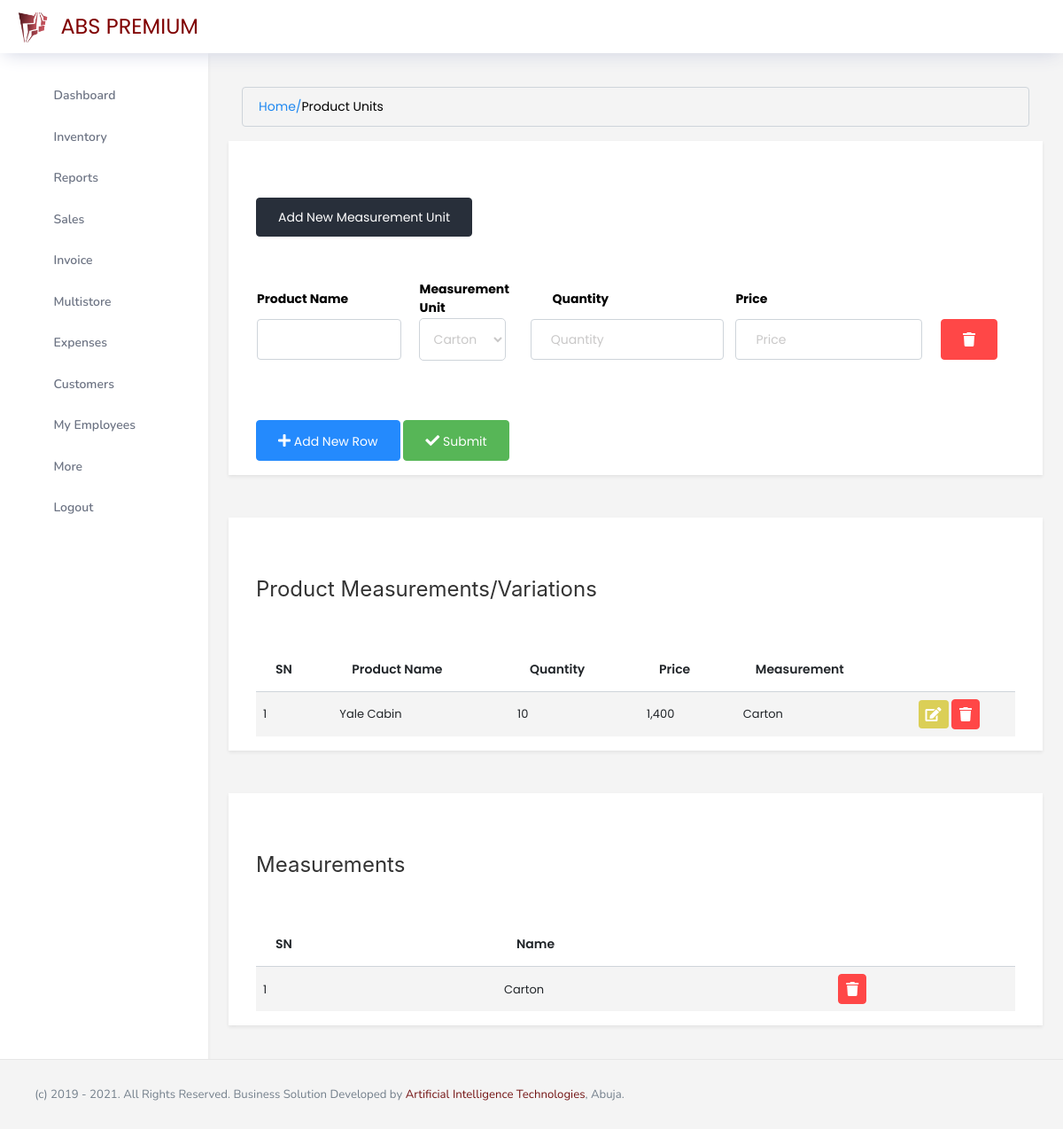
/views/product_measurement (signed in), run on the app's committed database.
### tables this page shows
CREATE TABLE `product_measurement` (
  `id` int(11) NOT NULL,
  `product_id` varchar(255) DEFAULT NULL,
  `measurement_qty` int(11) DEFAULT NULL,
  `measurement_price` int(11) DEFAULT NULL,
  `measurement_unit` varchar(100) DEFAULT NULL,
  `measurement_id` varchar(255) DEFAULT NULL
);

CREATE TABLE `product` (
  `id` int(11) NOT NULL,
  `product_name` varchar(150) DEFAULT NULL,
  `measurement_unit` varchar(255) DEFAULT NULL,
  `product_id` varchar(150) DEFAULT NULL,
  `po_number` varchar(255) DEFAULT NULL,
  `store_id` varchar(11) DEFAULT NULL,
  `barcode_id` varchar(50) DEFAULT NULL,
  `order_number` varchar(150) DEFAULT NULL,
  `quantity` int(11) DEFAULT NULL,
  `max_to_sell` int(11) DEFAULT NULL,
  `product_price` int(11) DEFAULT NULL,
  `cost_price` double DEFAULT NULL,
  `product_discount` double DEFAULT 0,
  `quantity_rem` int(11) DEFAULT 0,
  `pvld_restrict_sales` int(11) DEFAULT 0,
  `reorder_level` int(11) DEFAULT 0,
  `price_level_qty_above` int(11) DEFAULT 0,
  `price_level_qty_below` int(11) DEFAULT 0,
  `price_level_amount` double DEFAULT 0,
  `pexpiry_date` date DEFAULT '0000-00-00',
  `received_status` int(1) NOT NULL DEFAULT 0
);

CREATE TABLE `measurement_units` (
  `id` int(11) NOT NULL,
  `unit_name` varchar(255) DEFAULT NULL,
  `unit_id` varchar(255) DEFAULT NULL
);

### views/product_measurement.php (the view, shortened to what this page needs)
<?php
include "../partials/header.php";
include "../partials/sidebar.php";;
?>
<div class="main-panel">
    <div class="content-wrapper">
        <ol class="breadcrumb">
            <li><a href="../dashboard.php">Home/ </a></li>
            <li class="active">Product Units</li>
        </ol>
        <div class="row bg-white shadow-sm card p-3 rounded-0">
            <div class="col-lg-12 mt-5">
                <button class='btn btn-dark mb-5' data-toggle='modal' data-target='#addMeasurementModal'>Add New Measurement Unit</button>
                <div class="panel panel-default">
                    <div class="panel-body">
                        <form class="form-horizontal" method="POST" id="formID">
                            <table id="emptbl">
                                <tr>
                                    <th>Product Name</th>
                                    <th>Measurement Unit</th>
                                    <th>&nbsp;&nbsp;&nbsp;&nbsp;&nbsp;&nbsp;&nbsp;&nbsp;&nbsp;&nbsp;&nbsp;Quantity</th>
                                    <th>Price</th>
                                    <th></th>
                                </tr>
                                <tr>
                                    <td id="col0">
                                    <input list="product_id" name="product_id[]" class="form-control" required>
                                    </td>
                                    <td id="col1">
                                        <select id="measurement" class="form-control" name="measurement[]">
                                            <?php
                                            $sql2 = mysqli_query($con, "SELECT * FROM measurement_units");
                                            while ($fetchData2 = mysqli_fetch_array($sql2)) {
                                            ?>
                                                <option value="<?php echo $fetchData2["unit_name"]; ?>">
                                                    <?php echo ucwords($fetchData2["unit_name"]); ?>
                                                </option>
                                            <?php
                                            }
                                            ?>
                                        </select>
                                    </td>
                                    <td id="col2">
                                        <input type="text" class="form-control ml-2 mr-5" id="quantity" placeholder="Quantity" name="quantity[]">
                                    </td>
                                    <td id="col3">
                                        <input type="text" class="form-control mr-5" id="Price" name="price[]" placeholder="Price" />
                                    </td>
                                    <td id="col4">
                                        <button type="button" class="btn btn-danger" name="deletebtn[]" onclick="deleteRows()"> <i class="fas fa-trash"></i> </button>
                                    </td>
                                </tr>
                            </table>
                            <button type="button" class="btn btn-info mt-5" onclick="addRows()"> <i class="fas fa-plus"></i> Add New Row</button>
                            <button type="submit" class="btn btn-success mt-5" name="submitUnitForm" id="submitUnitForm"> <i class="fas fa-check"></i> Submit</button>
                        </form>
                    </div>
                </div>
            </div>
        </div>
        <div class="row bg-white shadow-sm card p-3 rounded-0 mt-5">
            <div class="col-lg-12 mt-5">
                <h3 class="mb-5">Product Measurements/Variations</h3>
                <div class="panel panel-default">
                    <div class="panel-body">
                        <table class="table table-striped  mt-3" id="pmeasurements">
                            <thead>
                                <tr>
                                    <th>SN</th>
                                    <th>Product Name</th>
                                    <th>Quantity</th>
                                    <th>Price</th>
                                    <th>Measurement</th>
                                    <th></th>
                                </tr>
                            </thead>
                            <tbody>
                                <?php
                                $sql = mysqli_query($con, "SELECT * FROM product_measurement ORDER BY id DESC") or die(mysqli_error($con));
                                $count = 1;
                                while ($fetch = mysqli_fetch_array($sql)) {
                                    $measurement_qty = $fetch["measurement_qty"];
                                    $measurement_price = $fetch["measurement_price"];
                                    $measurement_unit = $fetch["measurement_unit"];
                                    $product_id = $fetch["product_id"];
                                    $measurementID = $fetch["measurement_id"];
                                    $sql2 = mysqli_query($con, "SELECT * FROM product WHERE product_id='$product_id'") or die(mysqli_error($con));
                                    $fetch2 = mysqli_fetch_array($sql2);
                                    $pname = $fetch2["product_name"];
                                    echo "<tr>";
                                    echo "<td>" . $count++ . "</td>";
                                    echo "<td>" . ucwords($pname) . "</td>";
                                    echo "<td>" . $measurement_qty . "</td>";
                                    echo "<td>" . number_format($measurement_price) . "</td>";
                                    echo "<td>" . ucwords($measurement_unit) . "</td>";
                                ?>
                                    <td>
                                        <a class="btn customize-abs-btn p-2" href="edit_pmeasurement?do=edit&mid=<?php echo $measurementID; ?>">
                                            <i class="fas fa-edit"></i>
                                        </a>
                                        <a class="btn btn-danger p-2" id="product_measurement?do=pmeasure_delete&mid=<?php echo $measurementID; ?>" onclick="confirmProductMeasurementDel(this.id)">
                                            <i class="fas fa-trash"></i>
                                        </a>
                                    </td>
                                    </tr>
                                <?php
                                }
                                ?>
                            </tbody>
                        </table>
                    </div>
                </div>
            </div>
        </div>
        <div class="row bg-white shadow-sm card p-3 rounded-0 mt-5">
            <div class="col-lg-12 mt-5">
                <h3 class="mb-5">Measurements</h3>
                <div class="panel panel-default">
                    <div class="panel-body">
                        <table class="table table-striped  mt-3" id="pmeasurements">
                            <thead>
                                <tr>
                                    <th>SN</th>
                                    <th>Name</th>
                                    <th></th>
                                </tr>
                            </thead>
                            <tbody>
                                <?php
                                $sql = mysqli_query($con, "SELECT * FROM measurement_units ORDER BY id DESC") or die(mysqli_error($con));
                                $count = 1;
                                while ($fetch = mysqli_fetch_array($sql)) {
                                    $unit_name = $fetch["unit_name"];
                                    $unit_id = $fetch["unit_id"];
                                    echo "<tr>";
                                    echo "<td>" . $count++ . "</td>";
                                    echo "<td>" . ucwords($unit_name) . "</td>";
                                ?>
                                    <td>
                                        <a class="btn btn-danger p-2" id="product_measurement?do=delete&mid=<?php echo $unit_id; ?>" onclick="confirmMeasurementDel(this.id)">
                                            <i class="fas fa-trash"></i>
                                        </a>
                                    </td>
                                    </tr>
                                <?php
                                }
                                ?>
                            </tbody>
                        </table>
                    </div>
                </div>
            </div>
        </div>
    </div>
</div>
</div>
</div>
<?php include "../partials/footer.php"; ?>

### css/abs.css (style rules this page uses)
.table tr td { font-size: 13px !important; padding: 8px !important; }
#invoice-table tr, td { border: 0px; font-size: 12px; line-height: 15px; }
.btn { border-radius: 4px !important; width: auto; }
select { color: black; }
select option { color: black; }

### views/product_measurement.php (style rules this page uses)
table, tr, td { padding-right: 20px; padding-bottom: 20px; }

### data on the page
product_measurement: product.product_name "Yale Cabin", measurement_qty "10", measurement_price "1,400", measurement_unit "Carton"
measurement_units: unit_name "Carton"

### other printed values
form field value "Carton"
